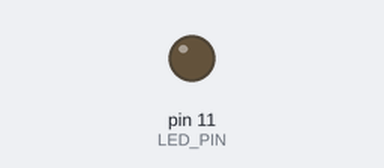
The sketch below on a simulated Arduino Uno, built with avr-gcc and run on an emulated ATmega328P. On the bench: output pins drawn as LEDs (lit = HIGH).

Above: at 0.15 s.
Timing chart, 0 to 40.0 s (numbered marks = the images above):
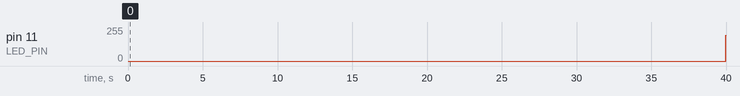

Measured:
- by itself, pin 11 (LED_PIN): 0/255 → 194/255 at 40.0 s

The sketch:

activity2.ino
```cpp
#define LED_PIN 11

void setup() {
  // put your setup code here, to run once:
  pinMode(LED_PIN, OUTPUT);
}

void loop() {
  // put your main code here, to run repeatedly:
  for(int i = 0; i < 255; i++){
    analogWrite(LED_PIN, i);
    delay(5);
  }

  for(int i = 255; i >= 0; i--){
    analogWrite(LED_PIN, i);
    delay(5);
  }
}
```
